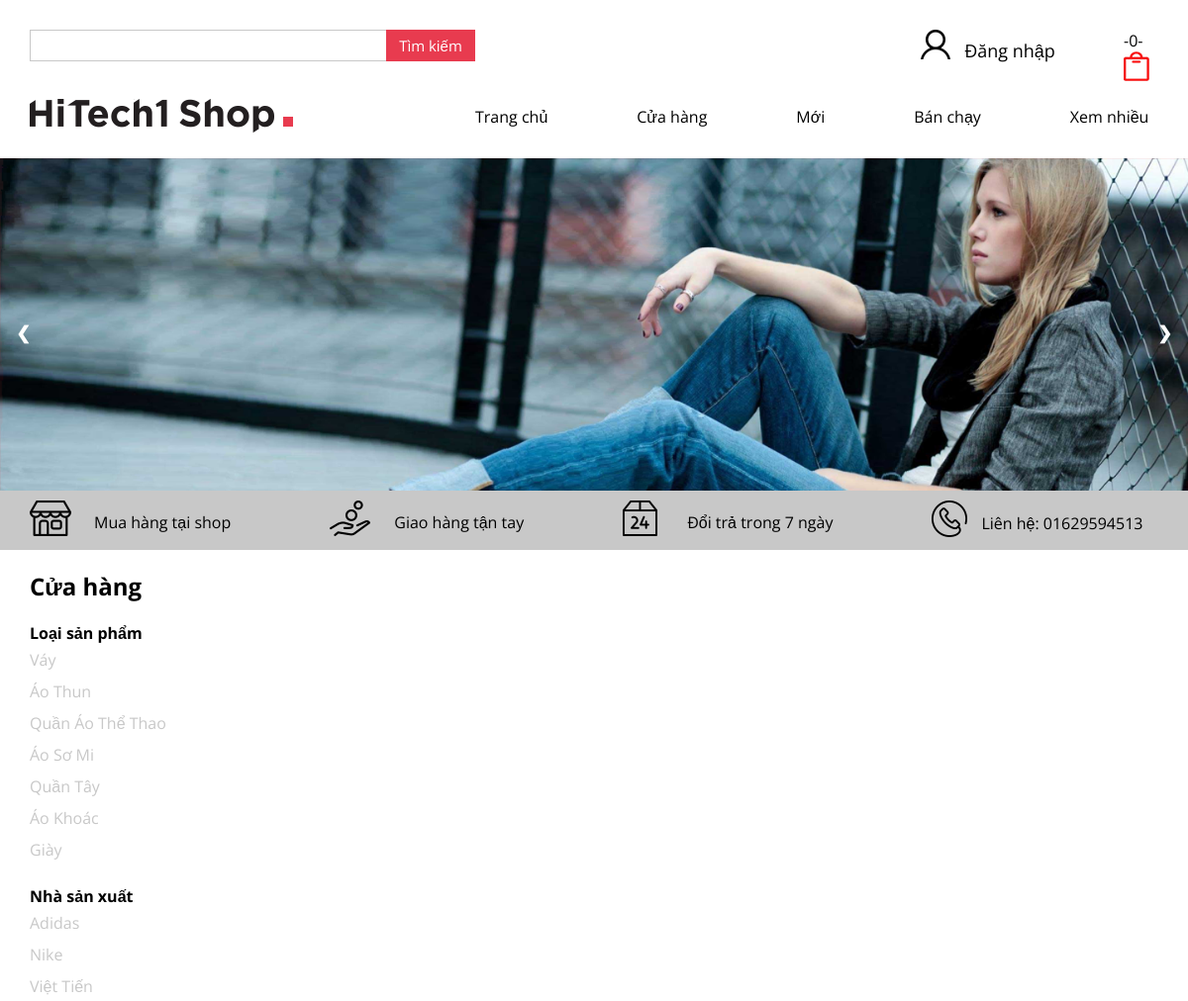
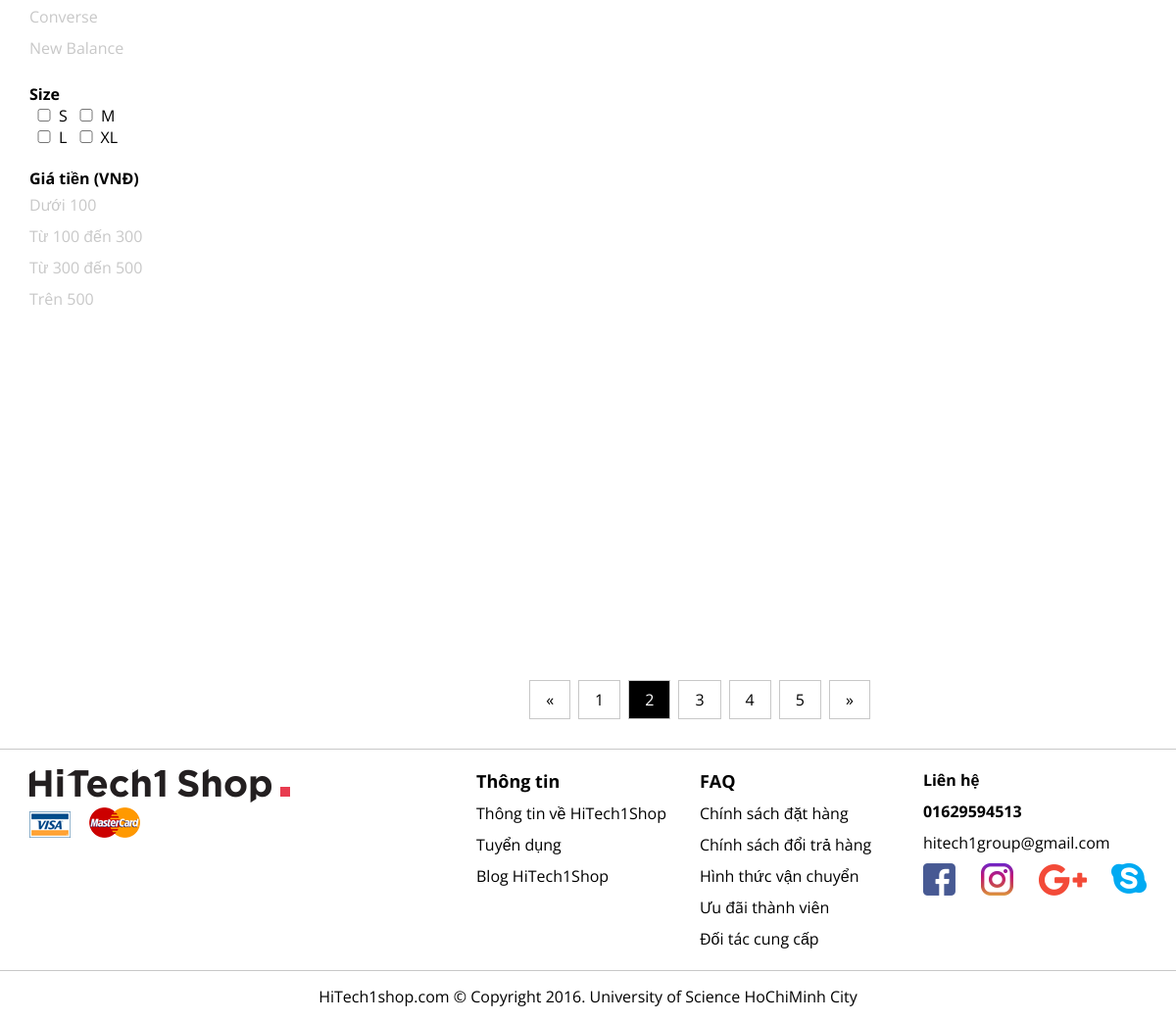
Page /FashionShop/category.php on the committed database (2 pictures, top to bottom).
### tables this page shows
CREATE TABLE `category` (
  `id` int(11) NOT NULL,
  `category_code` varchar(50) NOT NULL,
  `category_name` varchar(50) NOT NULL
);

CREATE TABLE `manufacture` (
  `id` int(11) NOT NULL,
  `mf_code` varchar(50) NOT NULL,
  `mf_name` varchar(50) NOT NULL
);

### FashionShop/pdProduct.php (called while the page is built, shortened)
<?php
require_once("Conection.php");
mysqli_query($link,"set names 'utf8'");
$sql = "SELECT ct.category_code, ct.category_name FROM category as ct";
$result = mysqli_query($link,$sql);
mysqli_query($link,"set names 'utf8'");
$sql1 = "SELECT mf.mf_code, mf.mf_name FROM manufacture as mf";
$result1 = mysqli_query($link,$sql1);
?>

### FashionShop/module/menuProduct.php (the view)
<div>
                    <p style="font-size:24px;"><b>Cửa hàng</b></p>
                </div>
                <div style="padding-top:20px;">
                    <p><b>Loại sản phẩm</b></p>
                    <div  class="cate-text">
                        <?php                       while($row=mysqli_fetch_assoc($result)){?>
                        <a href="category.php?type=<?php echo $row['category_code'];?>#viewPD">
                            <p><?php echo $row['category_name']; ?>
                            </p></a>
                        <?php } ?>
                    </div>
                </div>
                <div style="padding-top:20px;">
                    <p><b>Nhà sản xuất</b></p>
                    <div  class="cate-text">
                        <?php                       while($row=mysqli_fetch_assoc($result1)){
                        ?>
                        <a href="manufacture.php?mf=<?php echo $row['mf_code'];?>#viewPD">
                            <p><?php echo $row['mf_name']; ?>
                            </p></a>
                        <?php } ?>
                    </div>
                </div>
                <div style="padding-top:20px;">
                    <p><b>Size</b></p>
                    <div  class="cate-text">
                        <form action="size.php" method="post" name="size">
                            <input type="checkbox" name="checkSize" value="S" onclick="document.forms.size.submit();" style="width:30px;heigth:20px;"><label>S</label>
                            <input type="checkbox" name="checkSize" value="M" onclick="document.forms.size.submit();" style="width:30px;heigth:20px;"><label>M</label>
                            <br>
                            <input type="checkbox" name="checkSize" value="L" onclick="document.forms.size.submit();"    style="width:30px;heigth:20px;"><label>L</label>
                            <input type="checkbox" name="checkSize" value="XL" onclick="document.forms.size.submit();" style="width:30px;heigth:20px;"><label>XL</label>
                        </form>
                    </div>
                </div>
                <div style="padding-top:20px;">
                    <p><b>Giá tiền (VNĐ)</b></p>
                    <div  class="cate-text">
                        <a href="price.php?price1=<100#viewPD"><p>Dưới 100 </p></a>
                        <a href="price.php?price2=100-300#viewPD"><p>Từ 100 đến 300</p></a>
                        <a href="price.php?price3=300-500#viewPD"><p>Từ 300 đến 500</p></a>
                        <a href="price.php?price4=>500#viewPD"><p>Trên 500</p></a>
                    </div>
                </div>

### FashionShop/category.php (shortened to what this page needs)
<?php
require_once("pdProduct.php");
?>
<!DOCTYPE html>
<html>
<head>
	<link rel="stylesheet" type="text/css" href="styles/css/Product.css">
</head>
<body>
    <?php
        include("module/header.php");
    ?>
    <div class="content">
        <div class="wrapper catelogue">
            <div style="width:20%;float:left">
                <?php
                    include("module/menuProduct.php");
                ?>
            </div>
            <div style="width:80%;float:right;height:auto;">
                <div class="con-product" style="width:100%;height:1100px;">
                </div>
                <div style="text-align:center;">
                <ul class="pagination">
                    <li><a href="#">«</a></li>
                    <li><a href="#">1</a></li>
                    <li><a class="active" href="#">2</a></li>
                    <li><a href="#">3</a></li>
                    <li><a href="#">4</a></li>
                    <li><a href="#">5</a></li>
                    <li><a href="#">»</a></li>
                </ul>
            </div>
            </div>
        </div>
    </div>
    <?php
        include("module/footer.php");
    ?>
</body>
</html>

### FashionShop/module/header.php (shortened to what this page needs)
<div class="wrapper wrapper-header">
    <div class="header">
        <ul>
            <li>
                <div class="header-search">
                    <form action="search.php" method="post">
                        <div class="input-search">
                            <input name="keyword" type="text"     style="width:359px;height:30px; border: 1px solid #c8c8c8">
                        </div>
                        <div class="btn-search">
                        <button type="submit" class="searchBtn" style="height:32px; width:90px;" >Tìm kiếm
                        </button>
                        </div>
                    </form>
                </div>
            </li>
            <?php
            if(isset($_SESSION['user'])){
                echo '<li style="padding:0px 10px 0px 380px;">
                        <div class="right-useravatar">
                        <img src="styles/img/iconUser.png"/>
                        <div class="right-username">
                            <p>'.'  '.$_SESSION['user'].'</p>
                            <a href="logout.php">Logout</a>
                        </div>
                    </div>
                </li>';
            }
            else
                echo '<li style="padding:0px 10px 0px 450px;">
                        <div class="right-useravatar">
                            <img src="styles/img/iconUser.png"/>
                            <div class="right-username">
                                <button onclick="loginPop();" id="login">Đăng nhập</button>
                            </div>
                        </div>
                    </li>';
            ?>
            <li style="float:right;">
                <div class="right-bag">
                    <p><?php if(isset($_SESSION['soluong'])){ echo $_SESSION['soluong'];  } else echo "-0-"; ?></p><button onclick="bagPop();" style="background-color: white; border:0px"><img src="styles/img/Bag.png">
                    </button>
                </div>
            </li>
        </ul>
    </div>
    <div class="nav-header-top">
        <ul>
            <li style="float:left;width:270px;height:40px;">
                <div class="logo">
                    <img src="styles/img/logo.png"/>
                </div>
            </li>
            <li>
                <div class="navar" style="padding-left:180px;">
                    <ul>
                        <li id="padd"><a href="index.php">Trang chủ</a> </li>
                        <li id="padd" ><a href="product.php#viewPD">Cửa hàng</a></li>
                        <li id="padd"><a href="index.php#new">Mới</a></li>
                        <li id="padd"><a href="index.php#bestSell">Bán chạy</a></li>
                        <li><a href="index.php#view">Xem nhiều</a></li>
                    </ul>
                </div>
            </li>
        </ul>
    </div>
</div>
    <div class="banner">
        <div class="slideshow-container">
            <div class="mySlides fade" style="display:block;">
                <img src="styles/img/banner.png" style="width:100%">
            </div>
            <a class="prev" onclick="plusSlides(-1)">❮</a>
            <a class="next" onclick="plusSlides(1)">❯</a>
        </div>
    </div>
    <div class="container" id="viewPD">
        <div class="container-nav wrapper">
            <ul>
                <li id="padd1"><img src="styles/img/icoShop.png" ><div style="margin-top:-30px;margin-left:65px;">Mua hàng tại shop</div></li>
                <li id="padd1"><img src="styles/img/icoCash.png"><div style="margin-top:-30px;margin-left:65px;">Giao hàng tận tay</div></li>
                <li id="padd1"> <img src="styles/img/icoPackage.png"><div style="margin-top:-30px;margin-left:65px;">Đổi trả trong 7 ngày</div></li>
                <li><img src="styles/img/icoPhone.png"><div style="margin-top:-30px;margin-left:50px;">Liên hệ: 01629594513</div></li>
            </ul>
        </div>
    </div>

### FashionShop/module/footer.php
<div class="footer-wrapper">
    <hr style="height:1px; border:none; background-color:#c8c8c8;margin: 0 auto 0 0;">
</div>
<div class="wrapper footer">
    <div class="footer-left" style="width: 40%;float: left;">
        <div class="footer-logo">
            <img src="styles/img/logo.png">
        </div>
        <div class="payment">
            <img src="styles/img/visa.png" style="margin-right:15px;">
            <img src="styles/img/masterCard.png">
        </div>
    </div>
    <div class="footer-right" style="width:     60%;float: right;">
        <ul>
            <li id="right-al">
                <div style="font-weight:bold;font-size:18px;">Thông tin</div>
                <div style="padding-top:10px;"><a   href="#">Thông tin về HiTech1Shop</a>
                </div>
                <div style="padding-top:10px;"><a href="#">Tuyển dụng</a></div>
                <div style="padding-top:10px;"><a href="#">Blog HiTech1Shop</a></div>
            </li>
            <li id="right-al">
                <div style="font-weight:bold;font-size:18px;">FAQ</div>
                <div style="padding-top:10px;">     <a href="#">Chính sách đặt hàng</a>
                </div>
                <div style="padding-top:10px;">     <a href="#">Chính sách đổi trả hàng</a></div>
                <div style="padding-top:10px;">     <a href="#">Hình thức vận chuyển</a></div>
                <div style="padding-top:10px;">     <a href="#">Ưu đãi thành viên</a></div>
                <div style="padding-top:10px;">     <a href="#">Đối tác cung cấp</a></div>
            </li>
            <li id="right-al">
                <div style="font-weight:bold; font- size:18px;">Liên hệ</div>
                <div style="padding-top:10px;">     <a href="tel:+841629594513" style="font-weight:bold;">01629594513</a>
                </div>
                <div style="padding-top:10px;">     <a href="mailto:hitech1group@gmail.com?Subject=Xin chào bạn đến với Hitech1 Shop">hitech1group@gmail.com</a>
                </div>
                <div style="padding-top:10px;">     <img src="styles/img/icofb.png">
                    <img src="styles/img/icoInstagram.png" style="margin-left:22px;">
                    <img src="styles/img/icoGoogle.png" style="margin-left:22px;">
                    <img    src="styles/img/icoSkype.png"   style="float:right">
                </div>
            </li>
        </ul>
    </div>
</div>
<div>
<hr style="height:1px; border:none; background-color:#c8c8c8;margin: 0 auto 0 0;">
</div>
<div class="wrapper" style="text-align:center;padding:15px;">
    <p>HiTech1shop.com &copy; Copyright 2016. University of Science HoChiMinh City</p>
</div>

### FashionShop/styles/css/Product.css (style rules this page uses)
* { font-family: 'Open Sans', sans-serif; margin: 0px; padding: 0px; outline: none; text-decoration: none; }
.wrapper { width: 1140px; height: auto; margin: auto; }
.wrapper-header { height: auto; }
.header { padding-top: 30px; width: 100%; height: 50px; }
.header li { float: left; }
.header ul { list-style-type: none; }
.nav-header-top { padding: 20px 0px 40px 0px; }
.nav-header-top ul { list-style-type: none; }
.nav-header-top li { float: left; }
.header-search { float: left; width: 450px; height: 45px; }
.input-search { float:left; outline: none; }
.btn-search { float: right; margin-left: -1px; }
.searchBtn { background-color: #e83b4f; color: white; font-size: 15px; border: 0px; text-decoration: none; outline: none; }
.right-useravatar img { padding-right: 10px; }
.right-username { float: right; text-align: center; margin-right: 25px; margin-top: 5px; }
.right-username button { width:100px; height:32px; font-size:18px; background-color: white; border:0px; }
.right-bag { float: right; width: 35px; height: 35px; }
.right-bag img { width: 100%; height: 100%; }
.navar { float: right; height: 40px; }
.navar ul { list-style-type: none; margin: 0; padding: 0; overflow: hidden; background-color: white; }
.navar li { float: left; }
.navar li a { display: block; color: black; text-align: center; padding: 7px 0px; text-decoration: none; text-align: right; }
#padd { padding-right: 90px; }
.banner { margin-top: 20px; height: auto; }
.mySlides { display:none }
.slideshow-container { position: relative; }
.prev, .next { cursor: pointer; position: absolute; top: 50%; width: auto; padding: 16px; margin-top: -22px; color: white; font-weight: bold; font-size: 18px; transition: 0.6s ease; border-radius: 0 3px 3px 0; }
.next { right: 0; border-radius: 3px 0 0 3px; }
.container { width: 100%; height: 60px; margin-top:-5px; background-color: #c8c8c8; }
.container-nav ul { list-style-type: none; margin: 0; padding: 0; overflow: hidden; }
.container-nav li { float: left; }
#padd1 { padding-right: 100px; height: 50px; }
.container-nav img { margin-top: 10px; }
.content { width: 100%; height: 1180px; padding: 20px 0px; }
.cate-text p { padding: 5px 0px; color: #c8c8c8; }
.con-product { padding-bottom: 30px; }
input[type=checkbox] { padding: 10px; }
.pagination { display: inline-block; padding: 0; margin: 0; }
.pagination li { display: inline; }
.pagination li a { color: black; float: left; padding: 8px 16px; text-decoration: none; transition: background-color .3s; border: 1px solid #c8c8c8; margin: 0 4px; }
.pagination li a.active { background-color: black; color: white; border: 1px solid #c8c8c8; }
.footer-wrapper { margin-top: 0px; }
.footer { padding: 20px; height: auto; height: 185px; }
.footer-right { width: 100%; height: auto; }
.footer-right ul { list-style-type: none; }
.footer-right li { float: left; }
#right-al { width: 33.33%; }
#right-al a:link { text-decoration: none; color: black; }

### rows in the picture
category: category_name "Váy"
category: category_name "Áo Thun"
category: category_name "Quần Áo Thể Thao"
category: category_name "Áo Sơ Mi"
category: category_name "Quần Tây"
category: category_name "Áo Khoác"
category: category_name "Giày"
manufacture: mf_name "Adidas"
manufacture: mf_name "Nike"
manufacture: mf_name "Việt Tiến"
manufacture: mf_name "Converse"
manufacture: mf_name "New Balance"
